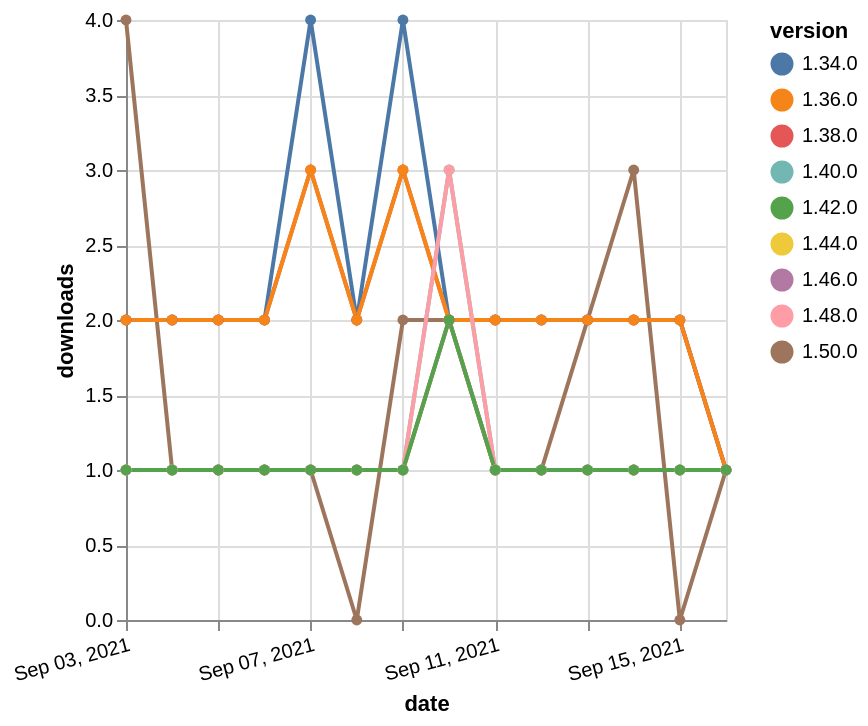

Write the Vega-Lite specification saved for this chart.
### Vega-Lite specification from a JSON file in a GitHub repository (floating-point values rounded to 4 significant figures)
{"$schema": "https://vega.github.io/schema/vega-lite/v5.json", "description": "A simple bar chart with embedded data.", "data": {"values": [{"date": "2021-09-03", "total": 3048, "delta": 2, "version": "1.34.0"}, {"date": "2021-09-04", "total": 3050, "delta": 2, "version": "1.34.0"}, {"date": "2021-09-05", "total": 3052, "delta": 2, "version": "1.34.0"}, {"date": "2021-09-06", "total": 3054, "delta": 2, "version": "1.34.0"}, {"date": "2021-09-07", "total": 3058, "delta": 4, "version": "1.34.0"}, {"date": "2021-09-08", "total": 3060, "delta": 2, "version": "1.34.0"}, {"date": "2021-09-09", "total": 3064, "delta": 4, "version": "1.34.0"}, {"date": "2021-09-10", "total": 3066, "delta": 2, "version": "1.34.0"}, {"date": "2021-09-11", "total": 3068, "delta": 2, "version": "1.34.0"}, {"date": "2021-09-12", "total": 3070, "delta": 2, "version": "1.34.0"}, {"date": "2021-09-13", "total": 3072, "delta": 2, "version": "1.34.0"}, {"date": "2021-09-14", "total": 3074, "delta": 2, "version": "1.34.0"}, {"date": "2021-09-15", "total": 3076, "delta": 2, "version": "1.34.0"}, {"date": "2021-09-16", "total": 3077, "delta": 1, "version": "1.34.0"}, {"date": "2021-09-03", "total": 119, "delta": 4, "version": "1.50.0"}, {"date": "2021-09-04", "total": 120, "delta": 1, "version": "1.50.0"}, {"date": "2021-09-05", "total": 121, "delta": 1, "version": "1.50.0"}, {"date": "2021-09-06", "total": 122, "delta": 1, "version": "1.50.0"}, {"date": "2021-09-07", "total": 123, "delta": 1, "version": "1.50.0"}, {"date": "2021-09-08", "total": 123, "delta": 0, "version": "1.50.0"}, {"date": "2021-09-09", "total": 125, "delta": 2, "version": "1.50.0"}, {"date": "2021-09-10", "total": 127, "delta": 2, "version": "1.50.0"}, {"date": "2021-09-11", "total": 128, "delta": 1, "version": "1.50.0"}, {"date": "2021-09-12", "total": 129, "delta": 1, "version": "1.50.0"}, {"date": "2021-09-13", "total": 131, "delta": 2, "version": "1.50.0"}, {"date": "2021-09-14", "total": 134, "delta": 3, "version": "1.50.0"}, {"date": "2021-09-15", "total": 134, "delta": 0, "version": "1.50.0"}, {"date": "2021-09-16", "total": 135, "delta": 1, "version": "1.50.0"}, {"date": "2021-09-03", "total": 177, "delta": 1, "version": "1.44.0"}, {"date": "2021-09-04", "total": 178, "delta": 1, "version": "1.44.0"}, {"date": "2021-09-05", "total": 179, "delta": 1, "version": "1.44.0"}, {"date": "2021-09-06", "total": 180, "delta": 1, "version": "1.44.0"}, {"date": "2021-09-07", "total": 181, "delta": 1, "version": "1.44.0"}, {"date": "2021-09-08", "total": 182, "delta": 1, "version": "1.44.0"}, {"date": "2021-09-09", "total": 183, "delta": 1, "version": "1.44.0"}, {"date": "2021-09-10", "total": 185, "delta": 2, "version": "1.44.0"}, {"date": "2021-09-11", "total": 186, "delta": 1, "version": "1.44.0"}, {"date": "2021-09-12", "total": 187, "delta": 1, "version": "1.44.0"}, {"date": "2021-09-13", "total": 188, "delta": 1, "version": "1.44.0"}, {"date": "2021-09-14", "total": 189, "delta": 1, "version": "1.44.0"}, {"date": "2021-09-15", "total": 190, "delta": 1, "version": "1.44.0"}, {"date": "2021-09-16", "total": 191, "delta": 1, "version": "1.44.0"}, {"date": "2021-09-03", "total": 2262, "delta": 2, "version": "1.38.0"}, {"date": "2021-09-04", "total": 2264, "delta": 2, "version": "1.38.0"}, {"date": "2021-09-05", "total": 2266, "delta": 2, "version": "1.38.0"}, {"date": "2021-09-06", "total": 2268, "delta": 2, "version": "1.38.0"}, {"date": "2021-09-07", "total": 2271, "delta": 3, "version": "1.38.0"}, {"date": "2021-09-08", "total": 2273, "delta": 2, "version": "1.38.0"}, {"date": "2021-09-09", "total": 2276, "delta": 3, "version": "1.38.0"}, {"date": "2021-09-10", "total": 2278, "delta": 2, "version": "1.38.0"}, {"date": "2021-09-11", "total": 2280, "delta": 2, "version": "1.38.0"}, {"date": "2021-09-12", "total": 2282, "delta": 2, "version": "1.38.0"}, {"date": "2021-09-13", "total": 2284, "delta": 2, "version": "1.38.0"}, {"date": "2021-09-14", "total": 2286, "delta": 2, "version": "1.38.0"}, {"date": "2021-09-15", "total": 2288, "delta": 2, "version": "1.38.0"}, {"date": "2021-09-16", "total": 2289, "delta": 1, "version": "1.38.0"}, {"date": "2021-09-03", "total": 2564, "delta": 2, "version": "1.36.0"}, {"date": "2021-09-04", "total": 2566, "delta": 2, "version": "1.36.0"}, {"date": "2021-09-05", "total": 2568, "delta": 2, "version": "1.36.0"}, {"date": "2021-09-06", "total": 2570, "delta": 2, "version": "1.36.0"}, {"date": "2021-09-07", "total": 2573, "delta": 3, "version": "1.36.0"}, {"date": "2021-09-08", "total": 2575, "delta": 2, "version": "1.36.0"}, {"date": "2021-09-09", "total": 2578, "delta": 3, "version": "1.36.0"}, {"date": "2021-09-10", "total": 2580, "delta": 2, "version": "1.36.0"}, {"date": "2021-09-11", "total": 2582, "delta": 2, "version": "1.36.0"}, {"date": "2021-09-12", "total": 2584, "delta": 2, "version": "1.36.0"}, {"date": "2021-09-13", "total": 2586, "delta": 2, "version": "1.36.0"}, {"date": "2021-09-14", "total": 2588, "delta": 2, "version": "1.36.0"}, {"date": "2021-09-15", "total": 2590, "delta": 2, "version": "1.36.0"}, {"date": "2021-09-16", "total": 2591, "delta": 1, "version": "1.36.0"}, {"date": "2021-09-03", "total": 375, "delta": 1, "version": "1.40.0"}, {"date": "2021-09-04", "total": 376, "delta": 1, "version": "1.40.0"}, {"date": "2021-09-05", "total": 377, "delta": 1, "version": "1.40.0"}, {"date": "2021-09-06", "total": 378, "delta": 1, "version": "1.40.0"}, {"date": "2021-09-07", "total": 379, "delta": 1, "version": "1.40.0"}, {"date": "2021-09-08", "total": 380, "delta": 1, "version": "1.40.0"}, {"date": "2021-09-09", "total": 381, "delta": 1, "version": "1.40.0"}, {"date": "2021-09-10", "total": 384, "delta": 3, "version": "1.40.0"}, {"date": "2021-09-11", "total": 385, "delta": 1, "version": "1.40.0"}, {"date": "2021-09-12", "total": 386, "delta": 1, "version": "1.40.0"}, {"date": "2021-09-13", "total": 387, "delta": 1, "version": "1.40.0"}, {"date": "2021-09-14", "total": 388, "delta": 1, "version": "1.40.0"}, {"date": "2021-09-15", "total": 389, "delta": 1, "version": "1.40.0"}, {"date": "2021-09-16", "total": 390, "delta": 1, "version": "1.40.0"}, {"date": "2021-09-03", "total": 159, "delta": 1, "version": "1.46.0"}, {"date": "2021-09-04", "total": 160, "delta": 1, "version": "1.46.0"}, {"date": "2021-09-05", "total": 161, "delta": 1, "version": "1.46.0"}, {"date": "2021-09-06", "total": 162, "delta": 1, "version": "1.46.0"}, {"date": "2021-09-07", "total": 163, "delta": 1, "version": "1.46.0"}, {"date": "2021-09-08", "total": 164, "delta": 1, "version": "1.46.0"}, {"date": "2021-09-09", "total": 165, "delta": 1, "version": "1.46.0"}, {"date": "2021-09-10", "total": 167, "delta": 2, "version": "1.46.0"}, {"date": "2021-09-11", "total": 168, "delta": 1, "version": "1.46.0"}, {"date": "2021-09-12", "total": 169, "delta": 1, "version": "1.46.0"}, {"date": "2021-09-13", "total": 170, "delta": 1, "version": "1.46.0"}, {"date": "2021-09-14", "total": 171, "delta": 1, "version": "1.46.0"}, {"date": "2021-09-15", "total": 172, "delta": 1, "version": "1.46.0"}, {"date": "2021-09-16", "total": 173, "delta": 1, "version": "1.46.0"}, {"date": "2021-09-03", "total": 175, "delta": 1, "version": "1.48.0"}, {"date": "2021-09-04", "total": 176, "delta": 1, "version": "1.48.0"}, {"date": "2021-09-05", "total": 177, "delta": 1, "version": "1.48.0"}, {"date": "2021-09-06", "total": 178, "delta": 1, "version": "1.48.0"}, {"date": "2021-09-07", "total": 179, "delta": 1, "version": "1.48.0"}, {"date": "2021-09-08", "total": 180, "delta": 1, "version": "1.48.0"}, {"date": "2021-09-09", "total": 181, "delta": 1, "version": "1.48.0"}, {"date": "2021-09-10", "total": 184, "delta": 3, "version": "1.48.0"}, {"date": "2021-09-11", "total": 185, "delta": 1, "version": "1.48.0"}, {"date": "2021-09-12", "total": 186, "delta": 1, "version": "1.48.0"}, {"date": "2021-09-13", "total": 187, "delta": 1, "version": "1.48.0"}, {"date": "2021-09-14", "total": 188, "delta": 1, "version": "1.48.0"}, {"date": "2021-09-15", "total": 189, "delta": 1, "version": "1.48.0"}, {"date": "2021-09-16", "total": 190, "delta": 1, "version": "1.48.0"}, {"date": "2021-09-03", "total": 191, "delta": 1, "version": "1.42.0"}, {"date": "2021-09-04", "total": 192, "delta": 1, "version": "1.42.0"}, {"date": "2021-09-05", "total": 193, "delta": 1, "version": "1.42.0"}, {"date": "2021-09-06", "total": 194, "delta": 1, "version": "1.42.0"}, {"date": "2021-09-07", "total": 195, "delta": 1, "version": "1.42.0"}, {"date": "2021-09-08", "total": 196, "delta": 1, "version": "1.42.0"}, {"date": "2021-09-09", "total": 197, "delta": 1, "version": "1.42.0"}, {"date": "2021-09-10", "total": 199, "delta": 2, "version": "1.42.0"}, {"date": "2021-09-11", "total": 200, "delta": 1, "version": "1.42.0"}, {"date": "2021-09-12", "total": 201, "delta": 1, "version": "1.42.0"}, {"date": "2021-09-13", "total": 202, "delta": 1, "version": "1.42.0"}, {"date": "2021-09-14", "total": 203, "delta": 1, "version": "1.42.0"}, {"date": "2021-09-15", "total": 204, "delta": 1, "version": "1.42.0"}, {"date": "2021-09-16", "total": 205, "delta": 1, "version": "1.42.0"}]}, "width": "container", "mark": {"type": "line", "point": {"filled": true}}, "encoding": {"x": {"field": "date", "type": "temporal", "timeUnit": "yearmonthdate", "title": "date", "axis": {"labelAngle": -15}}, "y": {"field": "delta", "type": "quantitative", "title": "downloads"}, "color": {"field": "version", "type": "nominal"}, "tooltip": {"field": "delta"}}}
